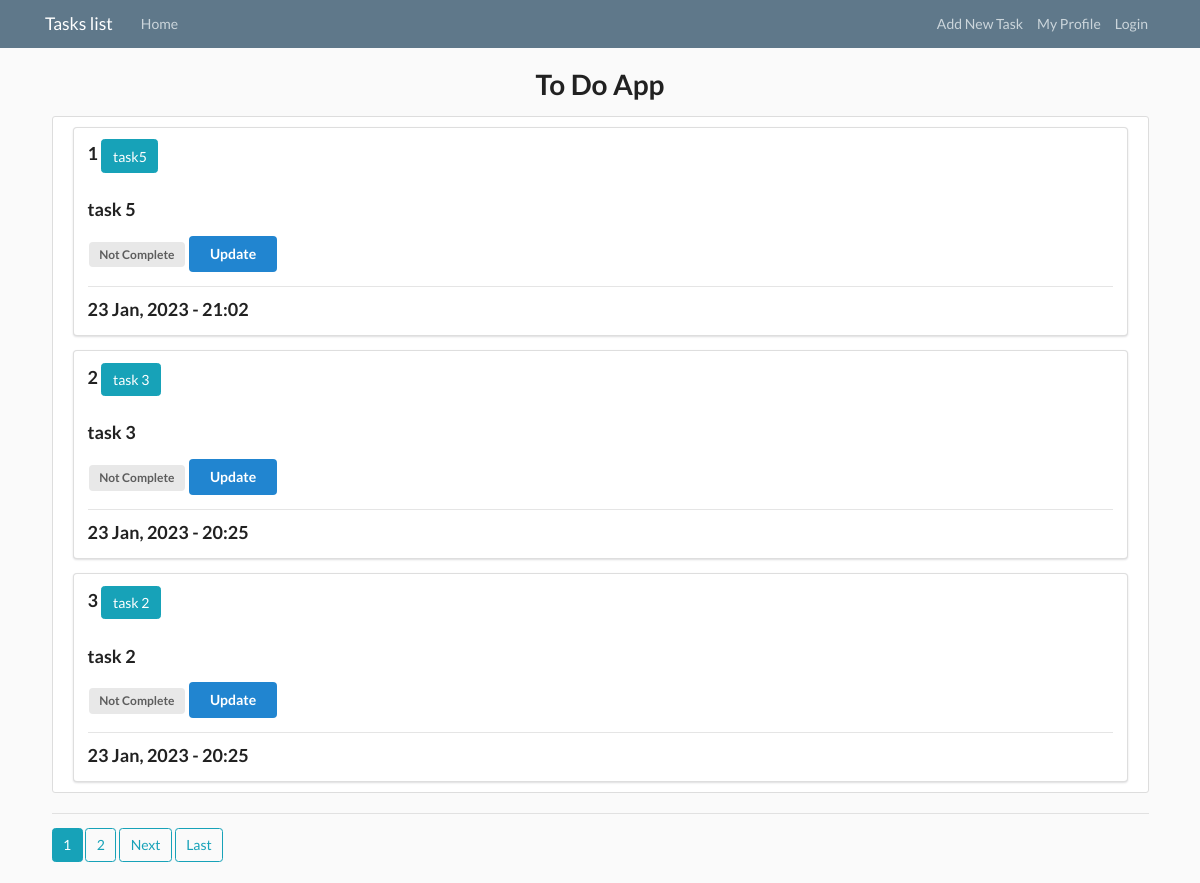
The app's page /, older data.
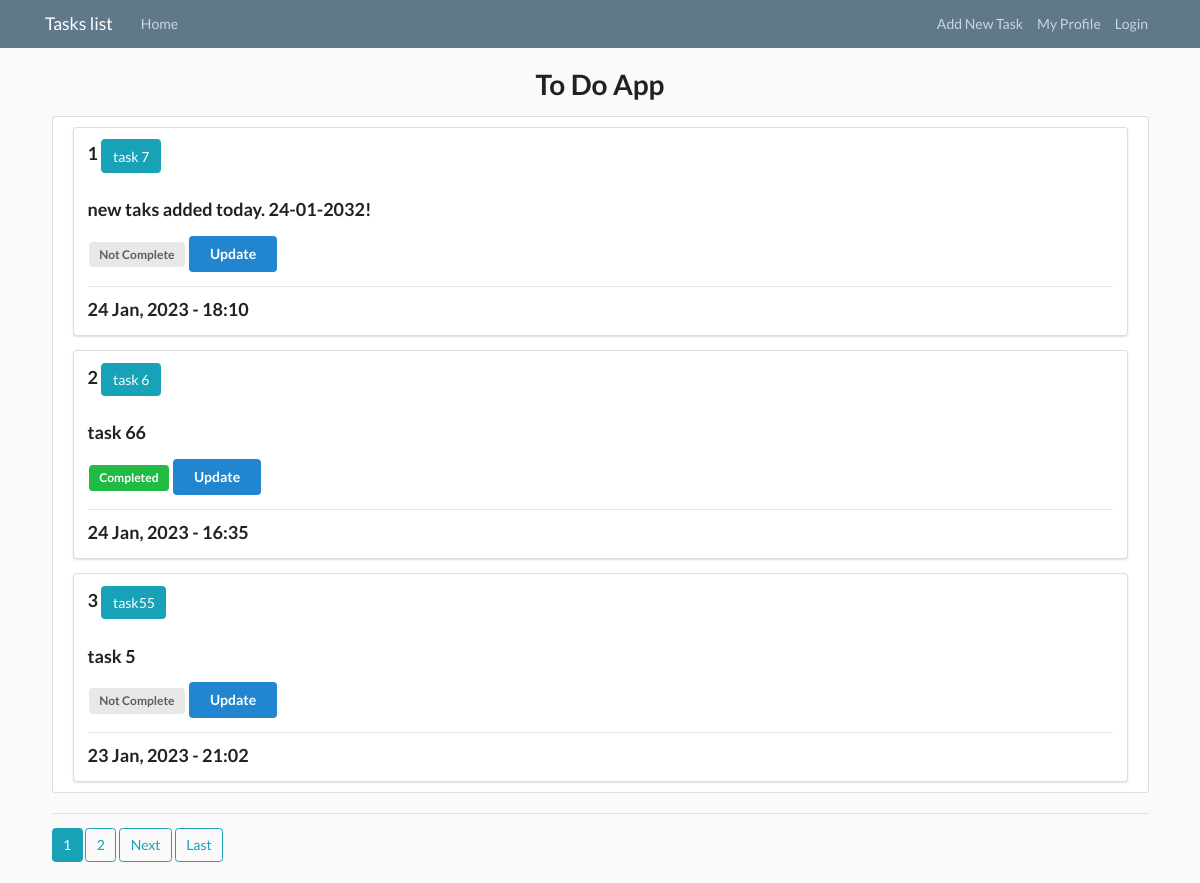
The same page, newer data.
### ToDoApp/models.py (models this page shows, shortened)
class Todo(models.Model):
    title=models.CharField(max_length=350)
    content=models.TextField(default = '')
    complete=models.BooleanField(default=False)
    date_posted = models.DateTimeField(default=timezone.now )

### ToDoApp/views.py (the view)
# urls.py: path('', TodoListView.as_view(), name="home"),
class TodoListView(ListView):
    model = Todo
    template_name = 'ToDoApp/home.html'
    context_object_name = 'todo_list'
    ordering = ["-date_posted"]
    paginate_by = 3
    def get_context_data(self, **kwargs):
        context = super(TodoListView, self).get_context_data(**kwargs)
        return context

### ToDoApp/templates/ToDoApp/home.html (shortened to what this page needs)
{% extends "ToDoApp/base.html" %}
{% load crispy_forms_tags %}
{% block content %}
<div class="content-section">
    {% for todo in todo_list  %}
    <div class="ui segment">
        <div>
            <p class="ui big header">{{  forloop.counter }}
            <a class="btn btn-info mr-4" href="{% url 'todo-detail' todo.id %}">{{ todo.title }}</a>
        </p>
        </div>
        <article class="ui big header article-content">{{ todo.content }}</article>
        {% if todo.complete == False %}
        <span class="ui gray label">Not Complete</span>
        {% else %}
        <span class="ui green label">Completed</span>
        {% endif %}
        <a class="ui blue button btn btn-secondary" href="{% url 'todo-update' todo.id %}">Update</a>
        <hr>
        <div>
            <p class="ui big header">{{ todo.date_posted|date:"d M, Y - G:i" }}</p>
        </div>
    </div>
    {% endfor %}
</div>
<hr>
{% if is_paginated %}
    {% for num in page_obj.paginator.page_range %}
        {% if page_obj.number == num %}
        <a class="btn btn-info mb-4" href="?page={{num}}">{{num}}</a>
        {% elif num > page_obj.number|add:'-3' and num < page_obj.number|add:'3' %}
        <a class="btn btn-outline-info mb-4" href="?page={{num}}">{{num}}</a>
        {% endif %}
    {% endfor %}
    {% if page_obj.has_next %}
        <a class="btn btn-outline-info mb-4" href="?page={{page_obj.next_page_num}}">Next</a>
        <a class="btn btn-outline-info mb-4" href="?page={{page_obj.paginator.num_pages}}">Last</a>
    {% endif %}
{% endif %}
{% endblock content %}

### ToDoApp/templates/ToDoApp/base.html (shortened to what this page needs)
{% load static %}
<!DOCTYPE html>
<html lang="en">
<head>
    <link rel="stylesheet" href="https://cdn.jsdelivr.net/npm/bootstrap@4.0.0/dist/css/bootstrap.min.css"
>
    <link rel="stylesheet" href="https://cdn.jsdelivr.net/npm/semantic-ui@2.4.2/dist/semantic.min.css">
    <link rel="stylesheet" type="text/css" href="{% static 'ToDoApp/main.css' %}">
</head>
<body>
    <header class="site-header">
        <nav class="navbar navbar-expand-md navbar-dark bg-steel fixed-top">
            <div class="container">
                <a class="navbar-brand mr-4" href="/">Tasks list</a>
                <div class="collapse navbar-collapse" id="navbarToggle">
                    <div class="navbar-nav mr-auto">
                        <a class="nav-item nav-link" href="{% url 'home' %}">Home</a>
                    </div>
                    <div class="navbar-nav">
                        <a class="nav-item nav-link" href="{% url 'todo-create' %}">Add New Task</a>
                    </div>
                    <div class="navbar-nav">
                        <a class="nav-item nav-link" href="{% url 'profile' %}">My Profile</a>
                    </div>
                    {% if user.is_authenticated %}
                    <div class="navbar-nav">
                        <a class="nav-item nav-link" href="{% url 'logout' %}">Logout</a>
                    </div>
                    {% else %}
                    <div class="navbar-nav">
                        <a class="nav-item nav-link" href="{% url 'login' %}">Login</a>
                    </div>
                    {%  endif %}
                </div>
            </div>
        </nav>
    </header>
    <div style="margin-top: 50px;" class="ui container">
        <h1 class="ui center aligned header">To Do App</h1>
        {% block content %}
        {% endblock content %}
</body>
</html>

### ToDoApp/static/ToDoApp/main.css (style rules this page uses)
body { background: #fafafa; color: #333333; margin-top: 5rem; }
h1, h2, h3, h4, h5, h6 { color: #444444; }
.bg-steel { background-color: #5f788a; }
.site-header .navbar-nav .nav-link { color: #cbd5db; }
.content-section { background: #ffffff; padding: 10px 20px; border: 1px solid #dddddd; border-radius: 3px; margin-bottom: 20px; }
.article-content { white-space: pre-line; }

Row changes from the older to the newer data that the page shows:
no longer on this page (row edited): Todo: title "task 3", content "task 3", complete "Not Complete", date_posted "23 Jan, 2023 - 20:25"
no longer on this page (row unchanged): Todo: title "task 2", content "task 2", complete "Not Complete", date_posted "23 Jan, 2023 - 20:25"
added Todo: title "task 7", content "new taks added today. 24-01-2032!", complete "Not Complete", date_posted "24 Jan, 2023 - 18:10"
added Todo: title "task 6", content "task 66", complete "Completed", date_posted "24 Jan, 2023 - 16:35"
changed Todo "task 5": title "task5" → "task55"
